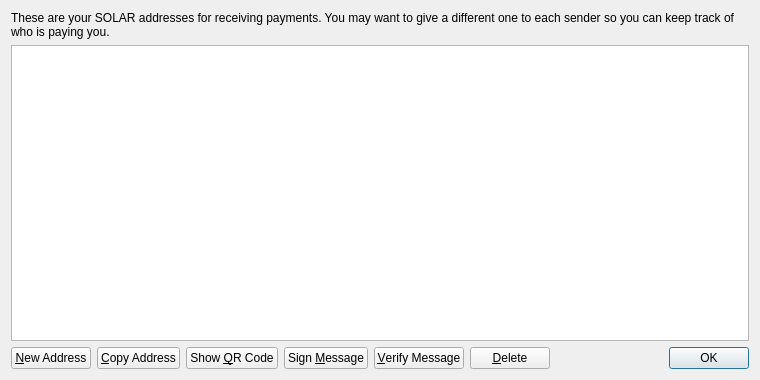
<?xml version="1.0" encoding="UTF-8"?>
<ui version="4.0">
 <class>AddressBookPage</class>
 <widget class="QWidget" name="AddressBookPage">
  <property name="geometry">
   <rect>
    <x>0</x>
    <y>0</y>
    <width>760</width>
    <height>380</height>
   </rect>
  </property>
  <property name="windowTitle">
   <string>Address Book</string>
  </property>
  <layout class="QVBoxLayout" name="verticalLayout">
   <item>
    <widget class="QLabel" name="labelExplanation">
     <property name="text">
      <string>These are your SOLAR addresses for receiving payments. You may want to give a different one to each sender so you can keep track of who is paying you.</string>
     </property>
     <property name="textFormat">
      <enum>Qt::PlainText</enum>
     </property>
     <property name="wordWrap">
      <bool>true</bool>
     </property>
    </widget>
   </item>
   <item>
    <widget class="QTableView" name="tableView">
     <property name="contextMenuPolicy">
      <enum>Qt::CustomContextMenu</enum>
     </property>
     <property name="toolTip">
      <string>Double-click to edit address or label</string>
     </property>
     <property name="tabKeyNavigation">
      <bool>false</bool>
     </property>
     <property name="alternatingRowColors">
      <bool>true</bool>
     </property>
     <property name="selectionMode">
      <enum>QAbstractItemView::SingleSelection</enum>
     </property>
     <property name="selectionBehavior">
      <enum>QAbstractItemView::SelectRows</enum>
     </property>
     <property name="sortingEnabled">
      <bool>true</bool>
     </property>
     <attribute name="verticalHeaderVisible">
      <bool>false</bool>
     </attribute>
    </widget>
   </item>
   <item>
    <layout class="QHBoxLayout" name="horizontalLayout">
     <item>
      <widget class="QPushButton" name="newAddressButton">
       <property name="toolTip">
        <string>Create a new address</string>
       </property>
       <property name="text">
        <string>&amp;New Address</string>
       </property>
       <property name="icon">
        <iconset resource="../bitcoin.qrc">
         <normaloff>:/icons/add</normaloff>:/icons/add</iconset>
       </property>
      </widget>
     </item>
     <item>
      <widget class="QPushButton" name="copyToClipboard">
       <property name="toolTip">
        <string>Copy the currently selected address to the system clipboard</string>
       </property>
       <property name="text">
        <string>&amp;Copy Address</string>
       </property>
       <property name="icon">
        <iconset resource="../bitcoin.qrc">
         <normaloff>:/icons/editcopy</normaloff>:/icons/editcopy</iconset>
       </property>
      </widget>
     </item>
     <item>
      <widget class="QPushButton" name="showQRCode">
       <property name="text">
        <string>Show &amp;QR Code</string>
       </property>
       <property name="icon">
        <iconset resource="../bitcoin.qrc">
         <normaloff>:/icons/qrcode</normaloff>:/icons/qrcode</iconset>
       </property>
      </widget>
     </item>
     <item>
      <widget class="QPushButton" name="signMessage">
       <property name="toolTip">
        <string>Sign a message to prove you own a SOLAR address</string>
       </property>
       <property name="text">
        <string>Sign &amp;Message</string>
       </property>
       <property name="icon">
        <iconset resource="../bitcoin.qrc">
         <normaloff>:/icons/edit</normaloff>:/icons/edit</iconset>
       </property>
      </widget>
     </item>
     <item>
      <widget class="QPushButton" name="verifyMessage">
       <property name="toolTip">
        <string>Verify a message to ensure it was signed with a specified SOLAR address</string>
       </property>
       <property name="text">
        <string>&amp;Verify Message</string>
       </property>
       <property name="icon">
        <iconset resource="../bitcoin.qrc">
         <normaloff>:/icons/transaction_0</normaloff>:/icons/transaction_0</iconset>
       </property>
      </widget>
     </item>
     <item>
      <widget class="QPushButton" name="deleteButton">
       <property name="toolTip">
        <string>Delete the currently selected address from the list</string>
       </property>
       <property name="text">
        <string>&amp;Delete</string>
       </property>
       <property name="icon">
        <iconset resource="../bitcoin.qrc">
         <normaloff>:/icons/remove</normaloff>:/icons/remove</iconset>
       </property>
      </widget>
     </item>
     <item>
      <spacer name="horizontalSpacer">
       <property name="orientation">
        <enum>Qt::Horizontal</enum>
       </property>
       <property name="sizeHint" stdset="0">
        <size>
         <width>40</width>
         <height>20</height>
        </size>
       </property>
      </spacer>
     </item>
     <item>
      <widget class="QDialogButtonBox" name="buttonBox">
       <property name="sizePolicy">
        <sizepolicy hsizetype="Maximum" vsizetype="Fixed">
         <horstretch>0</horstretch>
         <verstretch>0</verstretch>
        </sizepolicy>
       </property>
       <property name="standardButtons">
        <set>QDialogButtonBox::Ok</set>
       </property>
      </widget>
     </item>
    </layout>
   </item>
  </layout>
 </widget>
 <resources>
  <include location="../bitcoin.qrc"/>
 </resources>
 <connections/>
</ui>
